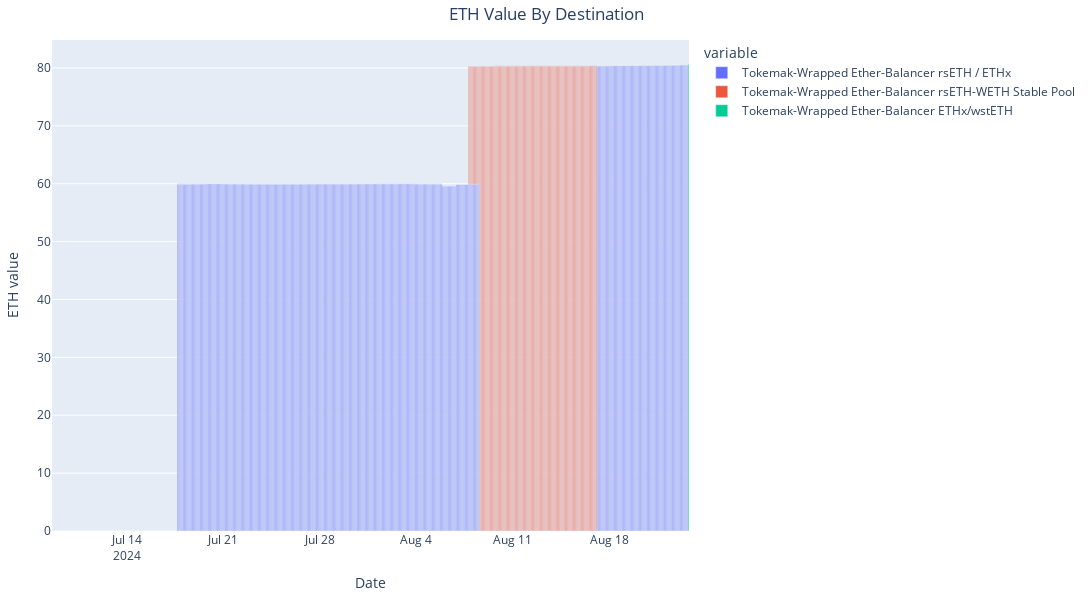

Notebook code cell kept with this figure:
### Code cell
from v2_rebalance_dashboard.fetch_lp_composition_over_time import fetch_lp_tokens_and_eth_value_per_destination

fig = fetch_lp_tokens_and_eth_value_per_destination()
fig.show()

### Figure 1 — Plotly figure (JSON) as saved in the notebook; plotly's stock layout.template omitted (floating-point values rounded to 4 significant figures; data arrays with more than 128 entries replaced by an {"elided": "..."} marker saying what was removed)
{"data": [{"alignmentgroup": "True", "hovertemplate": "variable=Tokemak-Wrapped Ether-Balancer rsETH / ETHx<br>timestamp=%{x}<br>value=%{y}<extra></extra>", "legendgroup": "Tokemak-Wrapped Ether-Balancer rsETH / ETHx", "marker": {"color": "#636efa", "pattern": {"shape": ""}}, "name": "Tokemak-Wrapped Ether-Balancer rsETH / ETHx", "offsetgroup": "Tokemak-Wrapped Ether-Balancer rsETH / ETHx", "orientation": "v", "showlegend": true, "textposition": "auto", "type": "bar", "x": {"elided": "560 str values"}, "xaxis": "x", "y": {"elided": "560 float values"}, "yaxis": "y"}, {"alignmentgroup": "True", "hovertemplate": "variable=Tokemak-Wrapped Ether-Balancer rsETH-WETH Stable Pool<br>timestamp=%{x}<br>value=%{y}<extra></extra>", "legendgroup": "Tokemak-Wrapped Ether-Balancer rsETH-WETH Stable Pool", "marker": {"color": "#EF553B", "pattern": {"shape": ""}}, "name": "Tokemak-Wrapped Ether-Balancer rsETH-WETH Stable Pool", "offsetgroup": "Tokemak-Wrapped Ether-Balancer rsETH-WETH Stable Pool", "orientation": "v", "showlegend": true, "textposition": "auto", "type": "bar", "x": {"elided": "560 str values"}, "xaxis": "x", "y": {"elided": "560 float values"}, "yaxis": "y"}, {"alignmentgroup": "True", "hovertemplate": "variable=Tokemak-Wrapped Ether-Balancer ETHx/wstETH<br>timestamp=%{x}<br>value=%{y}<extra></extra>", "legendgroup": "Tokemak-Wrapped Ether-Balancer ETHx/wstETH", "marker": {"color": "#00cc96", "pattern": {"shape": ""}}, "name": "Tokemak-Wrapped Ether-Balancer ETHx/wstETH", "offsetgroup": "Tokemak-Wrapped Ether-Balancer ETHx/wstETH", "orientation": "v", "showlegend": true, "textposition": "auto", "type": "bar", "x": {"elided": "560 str values"}, "xaxis": "x", "y": {"elided": "560 float values"}, "yaxis": "y"}], "layout": {"barmode": "relative", "height": 600, "legend": {"title": {"text": "variable"}, "tracegroupgap": 0}, "margin": {"b": 40, "l": 40, "r": 40, "t": 40}, "title": {"text": "ETH Value By Destination", "x": 0.5}, "width": 1800, "xaxis": {"anchor": "y", "domain": [0, 1], "title": {"text": "Date"}}, "yaxis": {"anchor": "x", "domain": [0, 1], "title": {"text": "ETH value"}}}}
